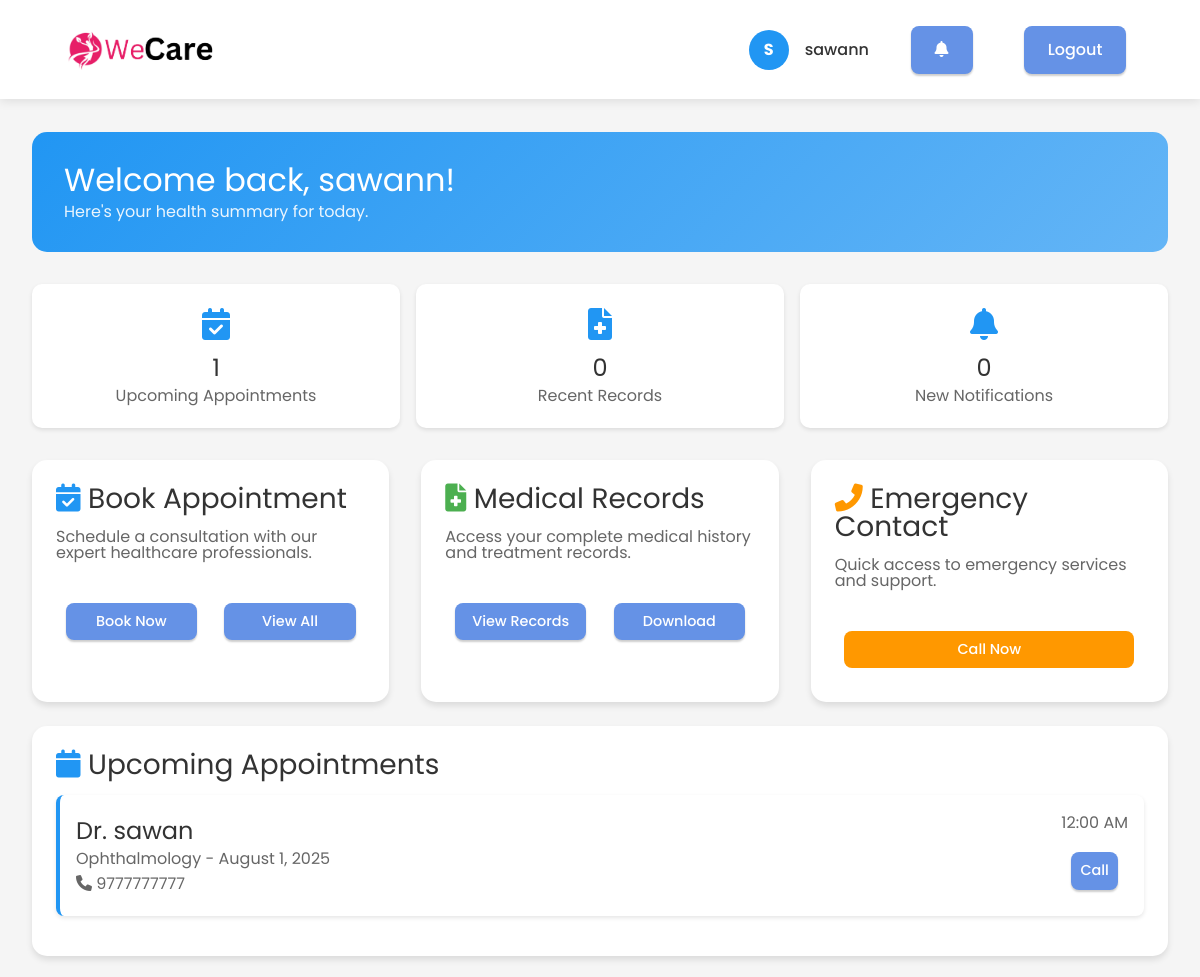
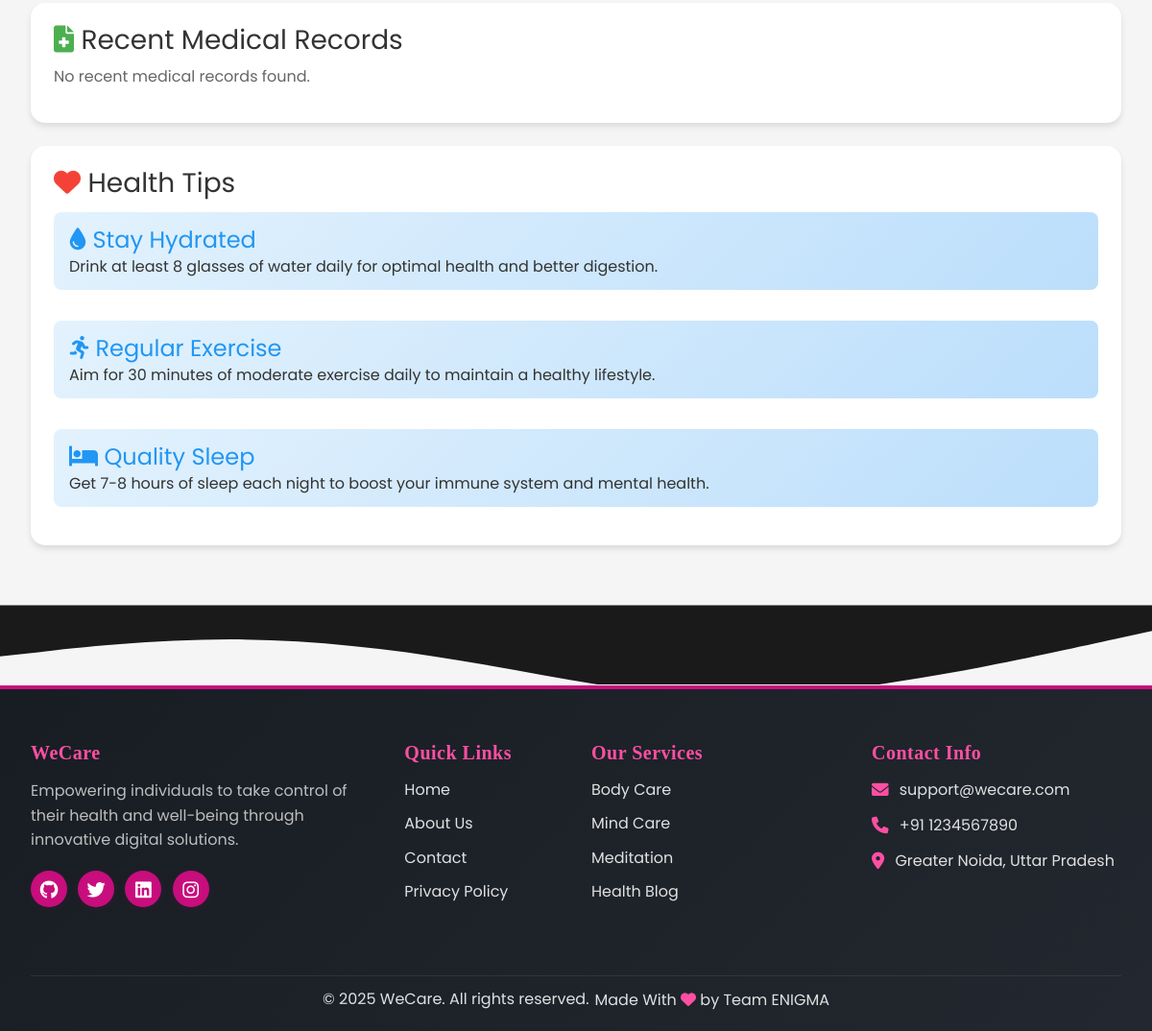
The page /patient_dashboard.php (signed in) on the database its author committed (2 pictures, top to bottom).
### tables this page shows
CREATE TABLE `appointments` (
  `appointment_id` int(11) NOT NULL,
  `patient_id` int(11) NOT NULL,
  `doctor_id` int(11) NOT NULL,
  `appointment_date` date NOT NULL,
  `appointment_time` time NOT NULL,
  `reason` text NOT NULL,
  `notes` text DEFAULT NULL,
  `preferred_communication` varchar(50) NOT NULL,
  `status` varchar(20) NOT NULL DEFAULT 'Scheduled',
  `created_at` timestamp NULL DEFAULT current_timestamp()
);

CREATE TABLE `doctors` (
  `doctor_id` int(11) NOT NULL,
  `full_name` varchar(100) NOT NULL,
  `email` varchar(100) NOT NULL,
  `password` varchar(255) NOT NULL,
  `phone` varchar(20) DEFAULT NULL,
  `specialization` varchar(100) NOT NULL,
  `qualification` varchar(100) NOT NULL,
  `experience` int(11) NOT NULL,
  `license_no` varchar(50) NOT NULL,
  `is_verified` tinyint(1) DEFAULT 0,
  `created_at` timestamp NULL DEFAULT current_timestamp(),
  `profile_image` varchar(255) DEFAULT NULL,
  `is_active` tinyint(1) DEFAULT 1
);

### patient_dashboard.php (the view, shortened to what this page needs)
<?php
require_once __DIR__ . '/config.php';
$username = $_SESSION['user_name'];
$userId = $_SESSION['user_id'];
try {
    $stmt = $con->prepare("SELECT a.*, d.full_name as doctor_name, d.specialization, d.phone as doctor_phone
                          FROM appointments a
                          JOIN doctors d ON a.doctor_id = d.doctor_id
                          WHERE a.patient_id = ? AND a.appointment_date >= CURDATE()
                          ORDER BY a.appointment_date ASC
                          LIMIT 3");
    $stmt->bind_param("i", $userId);
    $stmt->execute();
    $upcomingAppointments = $stmt->get_result()->fetch_all(MYSQLI_ASSOC);
} catch (Exception $e) {
    $upcomingAppointments = [];
    error_log("Error fetching upcoming appointments: " . $e->getMessage());
}
try {
    $stmt = $con->prepare("SELECT mr.*, d.full_name as doctor_name, d.specialization
                          FROM medical_records mr
                          JOIN doctors d ON mr.doctor_id = d.doctor_id
                          WHERE mr.patient_id = ?
                          ORDER BY mr.record_date DESC
                          LIMIT 3");
    $stmt->bind_param("i", $userId);
    $stmt->execute();
    $medicalRecords = $stmt->get_result()->fetch_all(MYSQLI_ASSOC);
} catch (Exception $e) {
    $medicalRecords = [];
    error_log("Error fetching medical records: " . $e->getMessage());
}
try {
    $stmt = $con->prepare("SELECT * FROM notifications
                          WHERE user_id = ? AND user_type = 'patient' AND is_read = 0
                          ORDER BY created_at DESC
                          LIMIT 5");
    $stmt->bind_param("i", $userId);
    $stmt->execute();
    $notifications = $stmt->get_result()->fetch_all(MYSQLI_ASSOC);
} catch (Exception $e) {
    $notifications = [];
    error_log("Error fetching notifications: " . $e->getMessage());
}
?>
<!DOCTYPE html>
<html lang="en">
<head>
    <link rel="stylesheet" href="styles/homepage.css">
    <link rel="stylesheet" href="assets/web/assets/mobirise-icons2/mobirise2.css">
    <link rel="stylesheet" href="assets/tether/tether.min.css">
    <link rel="stylesheet" href="assets/bootstrap/css/bootstrap.min.css">
    <link rel="stylesheet" href="assets/bootstrap/css/bootstrap-grid.min.css">
    <link rel="stylesheet" href="assets/bootstrap/css/bootstrap-reboot.min.css">
    <link rel="stylesheet" href="assets/dropdown/css/style.css">
    <link rel="stylesheet" href="assets/socicon/css/styles.css">
    <link rel="stylesheet" href="assets/theme/css/style.css">
    <link rel="stylesheet" href="assets/mobirise/css/mbr-additional.css" type="text/css">
    <link rel="stylesheet" href="https://cdnjs.cloudflare.com/ajax/libs/font-awesome/6.0.0/css/all.min.css">
</head>
<body>
    <nav class="navbar">
        <div class="container" style="display: flex; justify-content: space-between; align-items: center;">
            <div style="display: flex; align-items: center;">
                <img src="assets/images/thrive_logo.png" alt="WeCare Logo" style="height: 40px; margin-right: 1rem;">
                </div>
            <div style="display: flex; align-items: center; gap: 2rem;">
                <div class="profile-section">
                    <div class="profile-icon">
                        <?php echo strtoupper(substr($username, 0, 1)); ?>
                    </div>
                    <span style="font-weight: 500;"><?php echo htmlspecialchars($username); ?></span>
                                    </div>
                <div style="position: relative;">
                    <a href="notifications.php" class="btn btn-secondary">
                        <i class="fas fa-bell"></i>
                    </a>
                </div>
                <a href="?logout=true" class="btn btn-primary">Logout</a>
            </div>
        </div>
    </nav>
    <main class="main-content">
        <div class="container">
            <section class="welcome-section">
                <h2 style="margin: 0; font-size: 2rem;">Welcome back, <?php echo htmlspecialchars($username); ?>!</h2>
                <p style="margin: 0.5rem 0 0; opacity: 0.9;">Here's your health summary for today.</p>
            </section>
            <div class="quick-stats">
                <div class="stat-card">
                    <i class="fas fa-calendar-check"></i>
                    <h3><?php echo count($upcomingAppointments); ?></h3>
                    <p>Upcoming Appointments</p>
                        </div>
                <div class="stat-card">
                    <i class="fas fa-file-medical"></i>
                    <h3><?php echo count($medicalRecords); ?></h3>
                    <p>Recent Records</p>
                    </div>
                <div class="stat-card">
                    <i class="fas fa-bell"></i>
                    <h3><?php echo count($notifications); ?></h3>
                    <p>New Notifications</p>
                </div>
            </div>
            <div class="grid">
                <div class="card">
                    <h3 style="margin: 0 0 1rem; color: var(--dark-text);">
                        <i class="fas fa-calendar-check" style="color: var(--primary-color);"></i>
                        Book Appointment
                    </h3>
                    <p style="color: var(--light-text);">Schedule a consultation with our expert healthcare professionals.</p>
                    <div class="action-buttons">
                        <a href="book_appointment.php" class="btn btn-primary">Book Now</a>
                        <a href="appointments.php" class="btn btn-secondary">View All</a>
                        </div>
                        </div>
                <div class="card">
                    <h3 style="margin: 0 0 1rem; color: var(--dark-text);">
                        <i class="fas fa-file-medical" style="color: var(--secondary-color);"></i>
                        Medical Records
                    </h3>
                    <p style="color: var(--light-text);">Access your complete medical history and treatment records.</p>
                    <div class="action-buttons">
                        <a href="patient_medical_history.php" class="btn btn-secondary">View Records</a>
                        <a href="download_records.php" class="btn btn-primary">Download</a>
                    </div>
                </div>
                <div class="card">
                    <h3 style="margin: 0 0 1rem; color: var(--dark-text);">
                        <i class="fas fa-phone-alt" style="color: var(--accent-color);"></i>
                        Emergency Contact
                    </h3>
                    <p style="color: var(--light-text);">Quick access to emergency services and support.</p>
                    <div class="action-buttons">
                        <a href="tel:911" class="btn btn-accent">Call Now</a>
                    </div>
                </div>
            </div>
            <section class="card">
                <h3 style="margin: 0 0 1rem; color: var(--dark-text);">
                    <i class="fas fa-calendar" style="color: var(--primary-color);"></i>
                    Upcoming Appointments
                </h3>
                <?php if (empty($upcomingAppointments)): ?>
                    <p style="color: var(--light-text);">No upcoming appointments scheduled.</p>
                <?php else: ?>
                    <div style="display: grid; gap: 1rem;">
                        <?php foreach ($upcomingAppointments as $appointment): ?>
                            <div class="appointment-card">
                                <div style="display: flex; justify-content: space-between; align-items: center;">
                                    <div>
                                        <h4 style="margin: 0; color: var(--dark-text);">Dr. <?php echo htmlspecialchars($appointment['doctor_name']); ?></h4>
                                        <p style="margin: 0.5rem 0 0; color: var(--light-text);">
                                            <?php echo htmlspecialchars($appointment['specialization']); ?> -
                                            <?php echo date('F j, Y', strtotime($appointment['appointment_date'])); ?>
                                        </p>
                                        <p style="margin: 0.5rem 0 0; color: var(--light-text);">
                                            <i class="fas fa-phone"></i> <?php echo htmlspecialchars($appointment['doctor_phone']); ?>
                                        </p>
                                    </div>
                                    <div style="text-align: right;">
                                        <span style="color: var(--light-text);">
                                            <?php echo date('g:i A', strtotime($appointment['appointment_date'])); ?>
                                        </span>
                                        <div class="action-buttons" style="margin-top: 0.5rem;">
                                            <a href="tel:<?php echo htmlspecialchars($appointment['doctor_phone']); ?>" class="btn btn-primary">Call</a>
                                        </div>
                                    </div>
                                </div>
                            </div>
                        <?php endforeach; ?>
                    </div>
                <?php endif; ?>
            </section>
            <section class="card">
                <h3 style="margin: 0 0 1rem; color: var(--dark-text);">
                    <i class="fas fa-file-medical" style="color: var(--secondary-color);"></i>
                    Recent Medical Records
                </h3>
                <?php if (empty($medicalRecords)): ?>
                    <p style="color: var(--light-text);">No recent medical records found.</p>
                <?php endif; ?>
            </section>
            <section class="card">
                <h3 style="margin: 0 0 1rem; color: var(--dark-text);">
                    <i class="fas fa-heart" style="color: var(--danger-color);"></i>
                    Health Tips
                </h3>
                <div style="display: grid; gap: 1rem;">
                    <div class="health-tip">
                        <h4><i class="fas fa-tint"></i> Stay Hydrated</h4>
                        <p>Drink at least 8 glasses of water daily for optimal health and better digestion.</p>
                    </div>
                    <div class="health-tip">
                        <h4><i class="fas fa-running"></i> Regular Exercise</h4>
                        <p>Aim for 30 minutes of moderate exercise daily to maintain a healthy lifestyle.</p>
                        </div>
                    <div class="health-tip">
                        <h4><i class="fas fa-bed"></i> Quality Sleep</h4>
                        <p>Get 7-8 hours of sleep each night to boost your immune system and mental health.</p>
                    </div>
                </div>
            </section>
        </div>
    </main>
    <?php require_once 'includes/footer.php'; ?>
</body>
</html>

### assets/theme/css/style.css (style rules this page uses)
section { background-color: #ffffff; }
body { font-style: normal; line-height: 1.5; font-weight: 400; color: #232323; position: relative; }
section, .container, .container-fluid { position: relative; word-wrap: break-word; }
a { font-style: normal; font-weight: 400; cursor: pointer; }
a, a:hover { text-decoration: none; }
h1, h2, h3, h4, h5, h6, .display-1, .display-2, .display-4, .display-5, .display-7, span, p, a { line-height: 1; word-break: break-word; word-wrap: break-word; font-weight: 400; }
section { background-position: 50% 50%; background-repeat: no-repeat; background-size: cover; }
img, iframe { display: block; width: 100%; }
.card { background-color: transparent; border: none; }
.btn { font-weight: 600; border-width: 1px; font-style: normal; margin: 0.6rem 0.6rem; white-space: normal; -webkit-transition: all 0.2s ease-in-out; transition: all 0.2s ease-in-out; display: -webkit-inline-box; display: -ms-inline-flexbox; display: inline-flex; -webkit-box-align: center; -ms-flex-align: center; align-items: center; -webkit-box-pack: center; -ms-flex-pack: center; justify-content: center; word-break: break-word; }
.navbar { display: -webkit-flex; -webkit-flex-wrap: wrap; -webkit-align-items: center; -webkit-justify-content: space-between; }
html, body { height: auto; min-height: 100vh; }
@media (min-width: 992px) { .container { padding-left: 16px; padding-right: 16px; } }

### assets/mobirise/css/mbr-additional.css (style rules this page uses)
body { font-family: IBM Plex Sans; }
.btn { padding: 0.6rem 1.2rem; border-radius: 4px; }
.btn-primary, .btn-primary:active { background-color: #6592e6 !important; border-color: #6592e6 !important; color: #ffffff !important; box-shadow: 0 2px 2px 0 rgba(0, 0, 0, 0.2); }
.btn-secondary, .btn-secondary:active { background-color: #6592e6 !important; border-color: #ff6666 !important; color: #ffffff !important; box-shadow: 0 2px 2px 0 rgba(0, 0, 0, 0.2); }
a, a:hover { color: #6592e6; }
body { overflow-x: hidden; }
a { transition: color 0.6s; }

### rows shown on the page
appointments: doctor.full_name "sawan", doctor.specialization "Ophthalmology", appointment_date "August 1, 2025", doctor.phone "9777777777", appointment_date "12:00 AM"

### other values the page prints
substr($username, 0, 1) "S"
$username "sawann"
count($upcomingAppointments) "1"
count($medicalRecords) "0"
count($notifications) "0"
